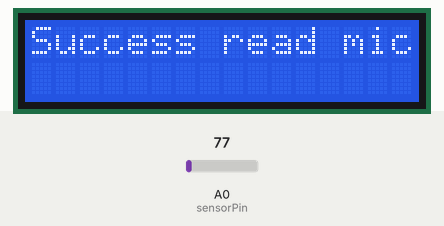
The sketch below on a simulated ESP8266 (NodeMCU). On the bench: 16×2 character LCD. The inputs (shaded band) are chosen by the test bench; at power-on: A0 (sensorPin) = 77. The local clock reads 2024-03-15 10:24:30 at power-on unless the sketch sets it; storage starts empty; what the sketch prints to the serial monitor is not drawn.

Above: at 2.2 s.
At 4.3 s:
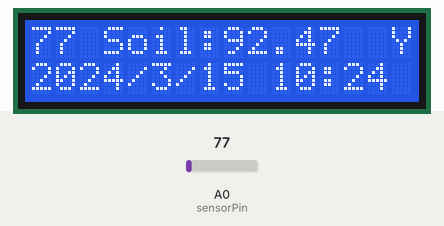
4.4 s: A0 (sensorPin) set to 92
At 8.9 s:
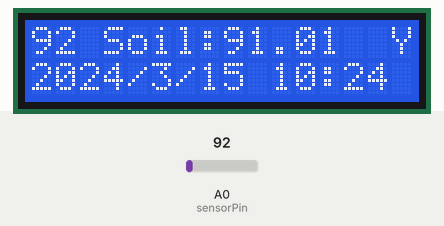
9.7 s: A0 (sensorPin) set to 107
At 14.4 s:
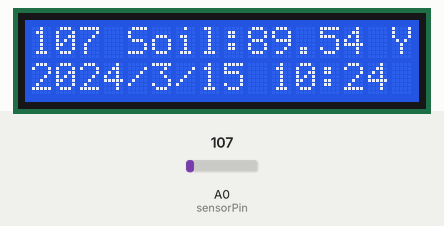
14.7 s: A0 (sensorPin) set to 130
At 18.7 s:
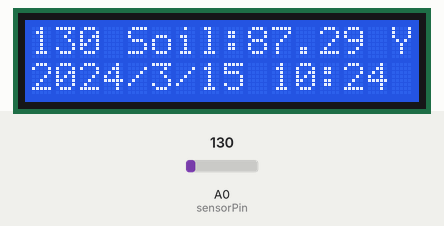
Timing chart, 0 to 20.2 s (numbered marks = the images above; inputs shaded):
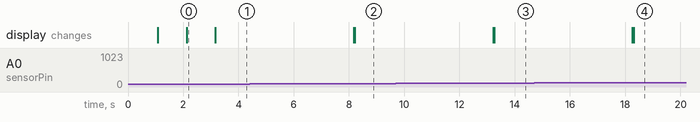

The sketch:

logSoil.ino
```cpp
#include <ESP8266WiFi.h>
#include <WiFiClientSecure.h>
#include <UniversalTelegramBot.h>
#include <UniversalTelegramBot.h>

#include <LM35.h>
#include <Wire.h>
#include <SPI.h>
#include <SD.h>
#include <LCD.h>
#include <LiquidCrystal_I2C.h>
LiquidCrystal_I2C  lcd(0x3F,2,1,0,4,5,6,7);
#include <RTClib.h>
#include "RTClib.h"
RTC_DS1307 rtc;
char daysOfTheWeek[7][12] = {"Minggu", "Senin", "Selasa", "Rabu", "Kamis", "Jumat", "Sabtu"}; //prosedur pembacaan I2C

File myFile;
int sensorPin = A0;
int sensorValue;
float DSoil;

void setup()
{

Serial.begin(9600);
lcd.begin (16,2); // for 16 x 2 LCD module
  lcd.setBacklightPin(3,POSITIVE);
  lcd.setBacklight(HIGH);
if (! rtc.isrunning()) {
    Serial.println("RTC is NOT running!");
    // following line sets the RTC to the date & time this sketch was compiled
    rtc.adjust(DateTime(F(__DATE__), F(__TIME__)));
    // This line sets the RTC with an explicit date & time, for example to set
    // January 21, 2014 at 3am you would call:
    rtc.adjust(DateTime(2019, 5, 22, 15, 26, 37));
  };
  lcd.setCursor(0,0);
  lcd.print("Data Logger");
  lcd.setCursor(0,1);
  lcd.print("Fakhry");
  delay(1000);
  lcd.clear();

 Serial.println("Read MicoSd Card");
 delay(1000);
 if (!SD.begin(4))
 {
 Serial.println("Failed read microsd card on module!");
  lcd.setCursor(0,0);
  lcd.print("Failed read microsd");
  lcd.clear();
 return;
 }
 Serial.println("Success read microsd card");
 lcd.setCursor(0,0);
  lcd.print("Success read microsd");
 delay(1000);
 lcd.clear();
}


void rtcTime(){
DateTime now = rtc.now();
    Serial.print(now.year(), DEC);
    Serial.print('/');
    Serial.print(now.month(), DEC);
    Serial.print('/');
    Serial.print(now.day(), DEC);
    Serial.print(" (");
    Serial.print(daysOfTheWeek[now.dayOfTheWeek()]);
    Serial.print(") ");
    Serial.print(now.hour(), DEC);
    Serial.print(':');
    Serial.print(now.minute(), DEC);
    Serial.print(':');
    Serial.print(now.second(), DEC);
    Serial.println();
    lcd.setCursor(0,1);
    lcd.print(now.year(), DEC);
    lcd.print('/');
    lcd.print(now.month(), DEC);
    lcd.print('/');
    lcd.print(now.day(), DEC);
    //lcd.print(" (");
    //lcd.print(daysOfTheWeek[now.dayOfTheWeek()]);
    lcd.print(" ");
    lcd.print(now.hour(), DEC);
    lcd.print(':');
    lcd.print(now.minute(), DEC);
    //lcd.print(':');
    //lcd.print(now.second(), DEC);

}


void Soil(){
  sensorValue = analogRead(sensorPin);
  int nilaiADC = analogRead(sensorPin);
  DSoil = ( 100 - ( (nilaiADC/1023.00) * 100 ) );
  Serial.println("Analog Value : ");
    Serial.println(sensorValue);
    Serial.println("Kelebaan Value : ");
      Serial.println(DSoil);
  lcd.setCursor(0,0);
    lcd.print(sensorValue);
    lcd.print(" Soil:");
    lcd.print(DSoil);
  };

void loop(){
  rtcTime();
  Soil();
  DateTime now = rtc.now();
 myFile = SD.open("Soil.CSV", FILE_WRITE); //Membuka File datalogger.txt
 if (myFile) // jika file tersedia tulis data
 {myFile.print(now.day(), DEC);
      myFile.print('/');
      myFile.print(now.month(), DEC);
      myFile.print('/');
      myFile.print(now.year(), DEC);
      myFile.print(" , ");
      myFile.print(now.hour(), DEC);
      myFile.print(':');
      myFile.print(now.minute(), DEC);
      myFile.print(':');
      myFile.print(now.second(), DEC);
      myFile.print(" , ");
      myFile.print("Soil");
      myFile.print(" , ");
      myFile.println(DSoil);

  myFile.close();
    Serial.println("done.");
      lcd.setCursor(15,0);
      lcd.print("Y");
 }
 else
 {
 Serial.println("Failed open datalogger.txt"); // jika gagal print error
 lcd.setCursor(15,0);
 lcd.print("N");
 }
delay(5000);//total jeda yaitu 5 detik karena proses penulisan data kurang lebih 3 detik
lcd.clear();
}
```

Measured:
- after the input at 4.4 s, the display: first differs from a run without the input after 3.8 s (image 2)
- after the input at 9.7 s, the display: first differs from a run without the input after 3.6 s (image 3)
- after the input at 14.7 s, the display: first differs from a run without the input after 3.6 s (image 4)
- what the display in image 0 shows lasts 1.1 s, from 2.1 s to 3.2 s
